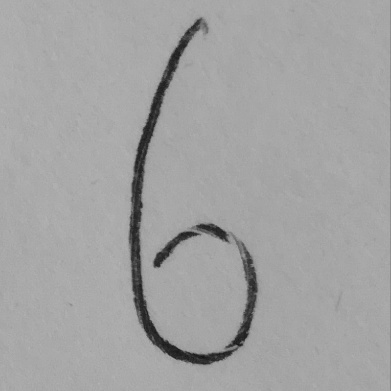
#> input picture 2024/images/handwritten/6_RR.jpeg, 391 x 391 px
$ jupyter execute PyLifeS10_ImageProcessing_HandwritingRecognition.ipynb
#> lines starting #> are read from the running program, lines starting #| are printed output that depends on the picture
# Handwritten digit recognition

Let's try a new application of the techniques learned in the previous lectures. We have a good grasp of principal component analysis (PCA) and stochastic gradient descent (SGD) linear classifier that we applied to classify the species of iris flowers. Today, we will apply these techniques to a dataset containing images of hand written digits (0,1,..,9) which is a higher-dimensional dataset.

[cell 1]
import sklearn as sk
import numpy as np
import matplotlib.pyplot as plt

[cell 2]
from sklearn.datasets import load_digits
digits=load_digits()

The `load_digits` dataset contains 1797 examples of digits, each stored as a 8x8 matrix. Each matrix element can be thought of as a pixel. In each pixel we have a number ranging from 0 to 16. Zero stands for the black background of the image and 16 means it's a bright white pixel in the image.

[cell 3]
print (digits.DESCR)

[cell 4]
print(digits.keys())

[cell 5]
print(digits.data.shape)  # 1797 rows and 64 columns (recall, iris dataset has 150 rows and 4 columns)

[cell 6]
print(digits.target.shape)

[cell 7]
print(digits.target[0:30]) # Let's check some of the targets

[cell 8]
print(digits.frame) # Not sure why this key is included

[cell 9]
print(digits.feature_names) # Each feature is a pixel, so this contains name for each pixel.

[cell 10]
print(digits.target_names)

[cell 11]
print(digits.images.shape)

Let's print some of the images and see how they look like.

[cell 12]
print(digits.images[0])

[cell 13]
print(digits.images[5])

Instead of printing as numbers, we can convert each number into a color in the white-to-black scale and visualize a black-and-white image.

## Visualizing image datasets

[cell 14]
import matplotlib.pyplot as plt
fig = plt.figure(figsize=(3,3))
p=fig.add_subplot(xticks=[], yticks=[])

p.text(0,-1,str(digits.target[0]))  # print target at x = 0, y = -1

# the 'bone' color map gives us a palette that can be used for a B&W image
# https://matplotlib.org/stable/tutorials/colors/colormaps.html
p.imshow(digits.images[0], cmap=plt.cm.bone, interpolation='nearest')

Let's print the first 10 images in the dataset as a 2x5 matrix.

[cell 15]
def print_digits(images, y, max_n=10):

    n_row, n_col = 2, 5

    fig = plt.figure(figsize=(3 * n_col, 3 * n_row))

    i=0
    while i < max_n and i < images.shape[0]:
        p=fig.add_subplot(n_row, n_col, i+1, xticks=[], yticks=[])
        p.imshow(images[i], cmap=plt.cm.bone, interpolation='nearest')
        p.text(0,-1,str(y[i]))
        i=i+1

[cell 16]
print_digits(digits.images, digits.target, max_n=10)

## PCA with training and testing

[cell 17]
from sklearn.decomposition import PCA
from sklearn.model_selection import train_test_split
from sklearn.preprocessing import StandardScaler

X = digits.data     # matrix
y = digits.target   # vector

#80/20 train/test split
X_train, X_test, y_train, y_test = train_test_split(X, y, test_size=0.2, random_state=0)

# Standardize the data (features) w.r.t. the mean and standard deviation of the training set
sc = StandardScaler()
X_train = sc.fit_transform(X_train)  # here 'fit_transform'
X_test = sc.transform(X_test)        # here only 'transform' as we are applying the same transformation

pca_2c_model = PCA(n_components=2)   # Mode with the first 2 principal components

X_train = pca_2c_model.fit_transform(X_train)  # Training phase in PCA
X_test = pca_2c_model.transform(X_test)        # Test phase / prediction phase in PCA

Recall, for the PCA model, we can find out what fraction of the information is captured by the principal components using the score `explained_variance_ration_`.

[cell 18]
print('Explained variance is \n',pca_2c_model.explained_variance_ratio_)

For the iris dataset, the first pricipal component had over 94% of information, but for the digits dataset, the fist principal component has only 12% of the information. This is because the the features in the digits dataset are less correlated (or independent).

[cell 19]
digits_covariance=np.corrcoef(digits.data.T)
corr_plot=plt.matshow(digits_covariance,cmap=plt.cm.winter)
plt.colorbar(corr_plot,ticks=[-1,0,+1])

The band structure is probably because the images of all digits have a black background at the border. So, these pixels are correlated, which implies that they are all always black. The white stripes are probably due to `nan` arising due to division by zero. Recall, correlation coefficient involves dividing by the standard deviation!

We can make a scatterplot of the two principal components and see if they can classify the digits into separate regions as in a map.

[cell 20]
import matplotlib.pyplot as plt
colors_list=['red','green','blue','purple','orange','yellow','cyan','lime','black','brown']
fig, axes = plt.subplots(figsize=(6,6))
for i in range(len(colors_list)):
    xs=X_train[:,0][y_train==i]
    ys=X_train[:,1][y_train==i]
    axes.scatter(xs,ys,c=colors_list[i])
plt.legend(digits.target_names)
plt.xlabel('First component')
plt.ylabel('Second component')
plt.show()

[cell 21]
import matplotlib.pyplot as plt
colors_list=['red','green','blue','purple','orange','yellow','cyan','lime','black','brown']
fig, axes = plt.subplots(figsize=(6,6))
for i in range(len(colors_list)):
    xs=X_test[:,0][y_test==i]
    ys=X_test[:,1][y_test==i]
    axes.scatter(xs,ys,c=colors_list[i])
plt.legend(digits.target_names)
plt.xlabel('First component')
plt.ylabel('Second component')
plt.show()

Overall, visually, we see that the model's performance is similar in the test set (as in the training set). However, the very small values of `explained_variance_ratio_` that we have seen is not sufficient for accurate classification.

## Model convergence with increasing principal components

[cell 22]
#Loop over maximal number of principal components
for n in range(1,65):

    X = digits.data
    y = digits.target

    #80/20 train/test split
    X_train, X_test, y_train, y_test = train_test_split(X, y, test_size=0.2, random_state=0)

    sc = StandardScaler()
    X_train = sc.fit_transform(X_train)
    X_test = sc.transform(X_test)

    pca_nc_model = PCA(n_components=n)

    X_train = pca_nc_model.fit_transform(X_train)
    X_test = pca_nc_model.transform(X_test)


    score=pca_nc_model.explained_variance_ratio_.sum()
    print("By retaining ", n, "components in PCA, we get a score of", score)

We see that to get a score of >0.95, we need to include at least 40 principal components. This conveys why image compression without loosing information is a difficult task.

## Let's play with a hand-written digit

[cell 23]
from PIL import Image
import matplotlib.pyplot as plt

Here's an actual image. You can try this example with you own image that you can click with your phone and upload to `../images/handwritten/` folder.

[cell 24]
my_img=Image.open('../images/handwritten/6_RR.jpeg')
#> my_img is the input picture: PIL image 391x391 L; min 19, max 181, mean 162.8
plt.imshow(my_img)
plt.show()

The colors will be stored in 3 channels (for rgb) but for this exercise we need a grayscale image.

[cell 25]
my_img=Image.open('../images/handwritten/6_RR.jpeg').convert('L')
plt.imshow(my_img)
plt.show()

Let's resize the image into 8x8 pixels.

[cell 26]
img8x8=my_img.resize((8,8),Image.BILINEAR)

[cell 27]
img = np.array(img8x8,dtype=float)
img.shape
#> Out = (8, 8)

[cell 28]
img

The following steps show how you can scale the img to the new range 0..16.

Our goal is to scale the matrix in the range 171-146 to the new range 0-16.

[cell 29]
OldMax=np.max(img)
#> OldMax = 171
OldMin=np.min(img)
#> OldMin = 146
NewMax=0
NewMin=16
OldRange = OldMax - OldMin
#> OldRange = 25
NewRange = NewMax - NewMin
img= (((img - OldMin) * NewRange) / OldRange) + NewMin
img

[cell 30]
img=np.rint(img)
print(img)

We can now plot this matrix as we have plotted the digits above.

[cell 31]
import matplotlib.pyplot as plt
fig = plt.figure(figsize=(3,3))
p=fig.add_subplot(xticks=[], yticks=[])

p.text(0,-1,'known label is 6')

p.imshow(img, cmap=plt.cm.bone, interpolation='nearest')

## Let's train on all examples in `digits` and predict the label of our image using SGD classifier

Since each image is represented by 64 features, we have to convert our matrix into a vector with 64 columns.

[cell 32]
img_fl=np.reshape(img,[1,64])
img_fl.shape
#> Out = (1, 64)

[cell 33]
print(img_fl,digits.data[0] )

[cell 34]
import numpy as np
from sklearn.linear_model import SGDClassifier
from sklearn import metrics
from sklearn.preprocessing import StandardScaler

X = digits.data
y = digits.target

sc = StandardScaler()
X = sc.fit_transform(X)

clf_model=SGDClassifier() # we are using all features
clf_model.fit(X, y)

[cell 35]
y_pred=clf_model.predict(X)
print(metrics.classification_report(y_pred,y))

The score looks quite good with in the training set. Let's see  if the dataset is good to classify our image.

[cell 36]
img_fl = sc.transform(img_fl)
label_img_predicted=clf_model.predict(img_fl)
#> label_img_predicted = [2]

[cell 37]
print(label_img_predicted)

The label has been wrongy predicted eventhough the performance seems good within the dataset. This is an example of overfitting.

Another reason could be that in our image the background on the right is not very black and it's a bit greyish.

[cell 38]
print(img)

[cell 39]
import matplotlib.pyplot as plt
fig = plt.figure(figsize=(3,3))
p=fig.add_subplot(xticks=[], yticks=[])

p.text(0,-1,'known label is 6')

p.imshow(img, cmap=plt.cm.bone, interpolation='nearest')

[cell 40]
print(digits.images[6]) # Data for '6' from the data set

[cell 41]
import matplotlib.pyplot as plt
fig = plt.figure(figsize=(3,3))
p=fig.add_subplot(xticks=[], yticks=[])

p.text(0,-1,'known label is 6')

p.imshow(digits.images[6], cmap=plt.cm.bone, interpolation='nearest')
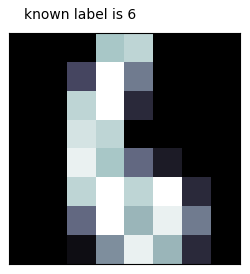
#> figure drawn by matplotlib, 1 panel

So, let's sharpen our image.

[cell 42]
img[:,0:2]=0
img[:,7:8]=0
img

[cell 43]
import matplotlib.pyplot as plt
fig = plt.figure(figsize=(3,3))
p=fig.add_subplot(xticks=[], yticks=[])

p.text(0,-1,'known label is 6')

p.imshow(img, cmap=plt.cm.bone, interpolation='nearest')
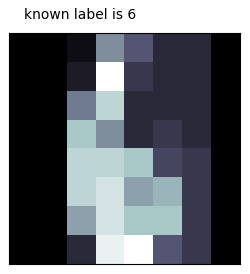
#> figure drawn by matplotlib, 1 panel

[cell 44]
img_fl=np.reshape(img,[1,64])

img_fl = sc.transform(img_fl)
label_img_predicted=clf_model.predict(img_fl)
#> label_img_predicted = [6]

print(label_img_predicted)

After manually sharpening the image, we have predicted the label correctly!

Try this code with your own image and let me know how it worked.

## Images from volunteers

[cell 45]
def identify_digit(file):

    from PIL import Image
    import matplotlib.pyplot as plt

    my_img_bw=Image.open(file).convert('L')
    img8x8=my_img_bw.resize((8,8),Image.BILINEAR)
    img = np.array(img8x8,dtype=float)

    OldMax=np.max(img)
    OldMin=np.min(img)
    NewMax=0
    NewMin=16
    OldRange = OldMax - OldMin
    NewRange = NewMax - NewMin
    img= (((img - OldMin) * NewRange) / OldRange) + NewMin

    img=np.rint(img)

    img[:,0:2]=0
    img[:,7:8]=0
    img


    img_fl=np.reshape(img,[1,64])

    img_fl = sc.transform(img_fl)
    label_img_predicted=clf_model.predict(img_fl)

    return img, label_img_predicted

### Test-1

[cell 46]
from PIL import Image
import matplotlib.pyplot as plt

file='../images/handwritten/3_VM.png'

print('===Given image===')
my_img=Image.open(file)
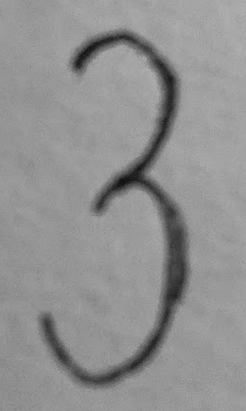
#> input picture 2024/images/handwritten/3_vm.png, 246 x 411 px, found by its file name
#> my_img is the input picture: PIL image 246x411 LA; mean R, G, B, A 145.3, 145.3, 145.3, 255
plt.imshow(my_img,cmap='Greys_r')
plt.show()

#=== run SVG classifer
img,label=identify_digit(file)
#> in identify_digit, `OldMax=np.max(img)`: OldMax = 167
#> in identify_digit, `OldMin=np.min(img)`: OldMin = 108
#> in identify_digit, `OldRange = OldMax - OldMin`: OldRange = 59
#> in identify_digit, `label_img_predicted=clf_model.predict(img_fl)`: label_img_predicted = [3]
#> label = [3]

print('===Compressed image ===')
plt.imshow(img, cmap=plt.cm.bone, interpolation='nearest')
plt.show()
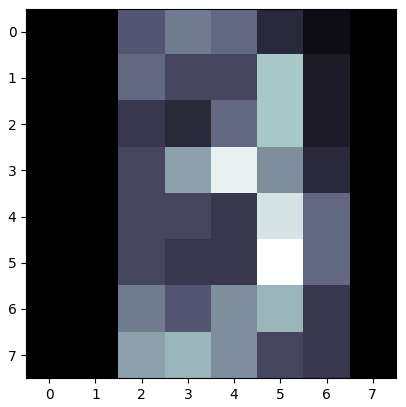
#> figure drawn by matplotlib, 1 panel

print('Predicted label is ',label)

### Test-2

[cell 47]
from PIL import Image
import matplotlib.pyplot as plt

file='../images/handwritten/7_AP.jpeg'

print('===Given image===')
my_img=Image.open(file)
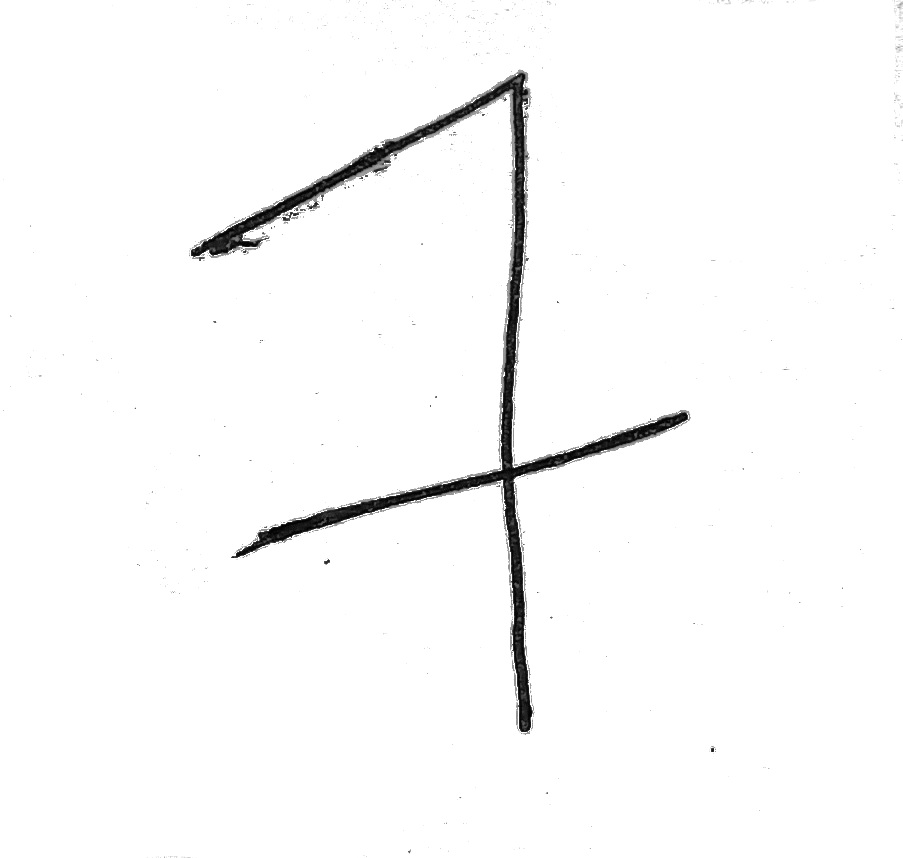
#> input picture 2024/images/handwritten/7_ap.jpeg, 903 x 858 px, found by its file name
#> my_img is the input picture: PIL image 903x858 L; min 0, max 255, mean 249.4
plt.imshow(my_img,cmap='Greys_r')
plt.show()

#=== run SVG classifer
img,label=identify_digit(file)
#> label = [4]

print('===Compressed image ===')
plt.imshow(img, cmap=plt.cm.bone, interpolation='nearest')
plt.show()
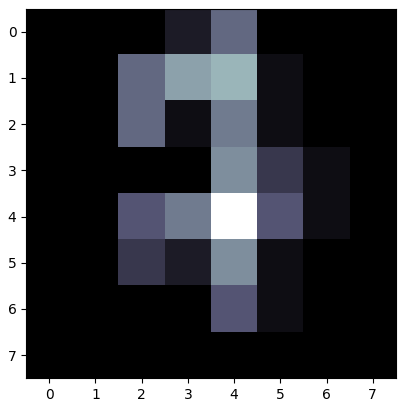
#> figure drawn by matplotlib, 1 panel

print('Predicted label is ',label)

### Test-3

[cell 48]
from PIL import Image
import matplotlib.pyplot as plt

file='../images/handwritten/0_HN.jpg'

print('===Given image===')
my_img=Image.open(file)
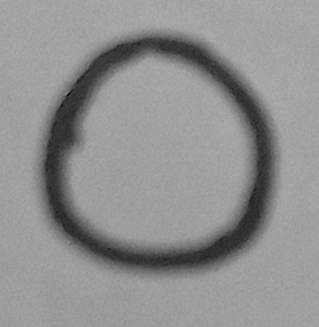
#> input picture 2024/images/handwritten/0_HN.jpg, 319 x 327 px
#> my_img is the input picture: PIL image 319x327 L; min 9, max 174, mean 144
plt.imshow(my_img,cmap='Greys_r')
plt.show()

#=== run SVG classifer
img,label=identify_digit(file)
#> label = [0]

print('===Compressed image ===')
plt.imshow(img, cmap=plt.cm.bone, interpolation='nearest')
plt.show()
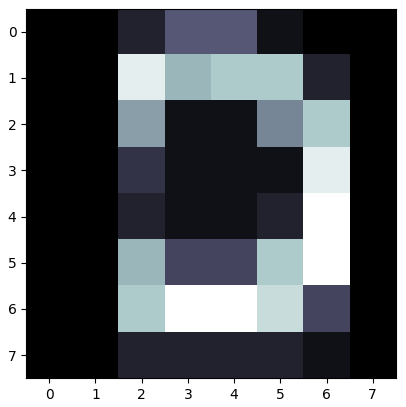
#> figure drawn by matplotlib, 1 panel

print('Predicted label is ',label)

### Test-4

[cell 49]
from PIL import Image
import matplotlib.pyplot as plt

file='../images/handwritten/4_PB.jpeg'

print('===Given image===')
my_img=Image.open(file)
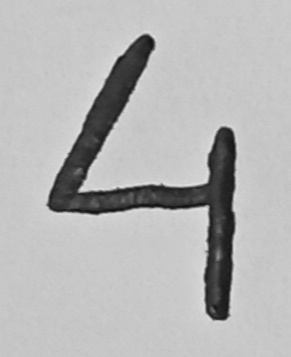
#> input picture 2024/images/handwritten/4_PB.jpeg, 291 x 357 px
#> my_img is the input picture: PIL image 291x357 L; min 18, max 225, mean 181.8
plt.imshow(my_img,cmap='Greys_r')
plt.show()

#=== run SVG classifer
img,label=identify_digit(file)
#> label = [4]

print('===Compressed image ===')
plt.imshow(img, cmap=plt.cm.bone, interpolation='nearest')
plt.show()
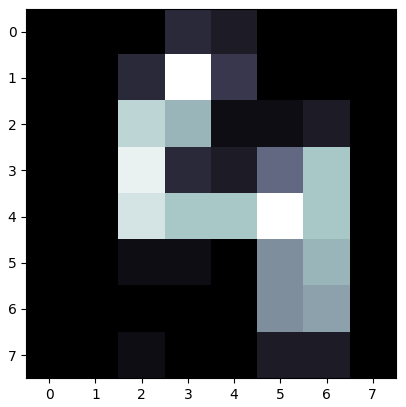
#> figure drawn by matplotlib, 1 panel

print('Predicted label is ',label)
